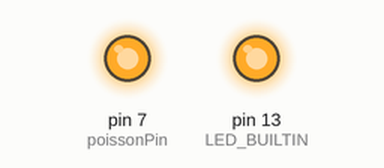
Simulated run of this sketch. Board: Arduino Uno, built with avr-gcc and run on an emulated ATmega328P. On the bench: output pins drawn as LEDs (lit = HIGH). Random numbers use the default seed unless the sketch sets one.

Above: at 0.4 s.
At 38.75 s:
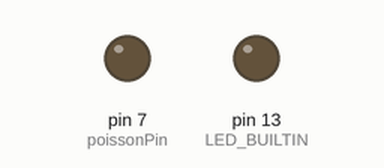
Timing chart, 0 to 40.0 s (numbered marks = the images above):
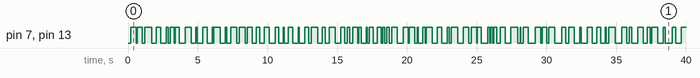

The sketch:

arduino_flipper_v1.ino
```cpp
// Arduino Flipper code to generate pseudo random timestamps
// From Tim Harris' Lab https://github.com/cortex-lab/neuropixels/wiki/Synchronization
// Modified by LKW; Grienberer lab, Brandeis University; 6/24/2024

const int poissonPin = 7;
const int minPoissonDur = 50; //ms
const int maxPoissonDur = 500; //ms

int currentPoissonState = 0;

void setup() {
  // put your setup code here, to run once:

  pinMode(poissonPin, OUTPUT);
  pinMode(LED_BUILTIN, OUTPUT);
  digitalWrite(poissonPin, LOW);
  currentPoissonState = LOW;
}

void loop() {
  // put your main code here, to run repeatedly:

  //code for flipper
  int poissonStateDur = random(minPoissonDur, maxPoissonDur);
  delay(poissonStateDur);
  if (currentPoissonState==LOW){
    currentPoissonState=HIGH;
  }
  else {
    currentPoissonState=LOW;
  }
  digitalWrite(poissonPin, currentPoissonState);
  digitalWrite(LED_BUILTIN, currentPoissonState);
}
```
